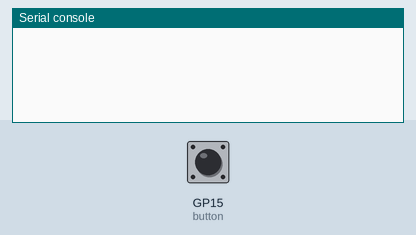
This program was run on a simulated Raspberry Pi Pico running MicroPython. Parts: the last lines printed to the serial console. The test bench sets the inputs (shaded band); at power-on: GP15 (button) LOW.

Above: at 1.3 s.
1.4 s: GP15 (button) pulled HIGH for 0.15 s
At 2.4 s:
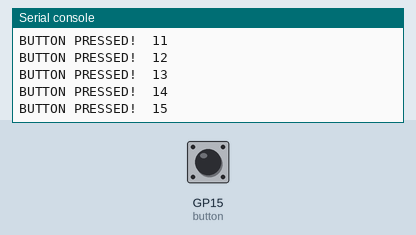
3.0 s: GP15 (button) pulled HIGH for 1 s
At 4.6 s:
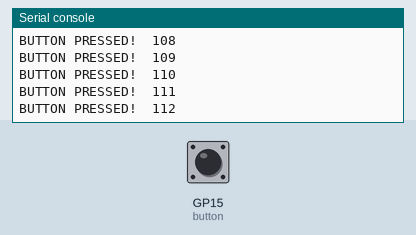
5.5 s: GP15 (button) pulled HIGH for 0.15 s
At 6.7 s:
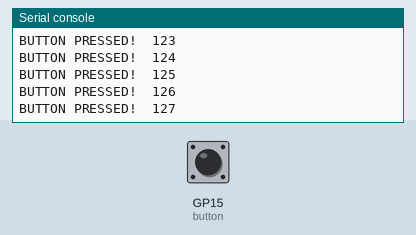
Timing chart, 0 to 8.5 s (numbered marks = the images above; inputs shaded):
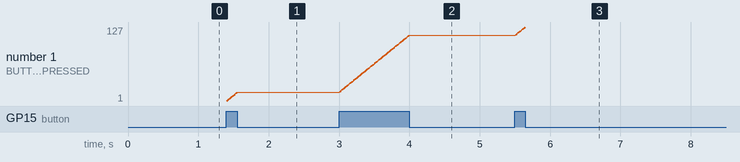

Measured:
- after the input at 1.4 s, the serial console: prints a new line at once (image 1)
- after the input at 3.0 s, the serial console: prints a new line at once (image 2)
- plotted number 1: 15 → 112 after the input at 3.0 s

The program:

button_w_counter.py
```python
from machine import Pin
import time

# wait for USB to become ready
time.sleep(0.1)

button = Pin(15, Pin.IN)

counter = 0;

while True:
    if button.value():
        counter+=1
        print("BUTTON PRESSED! ", counter)

    #
    # take a 10 millis rest
    # each time we poll the
    # button
    #
    time.sleep(0.01)
```
